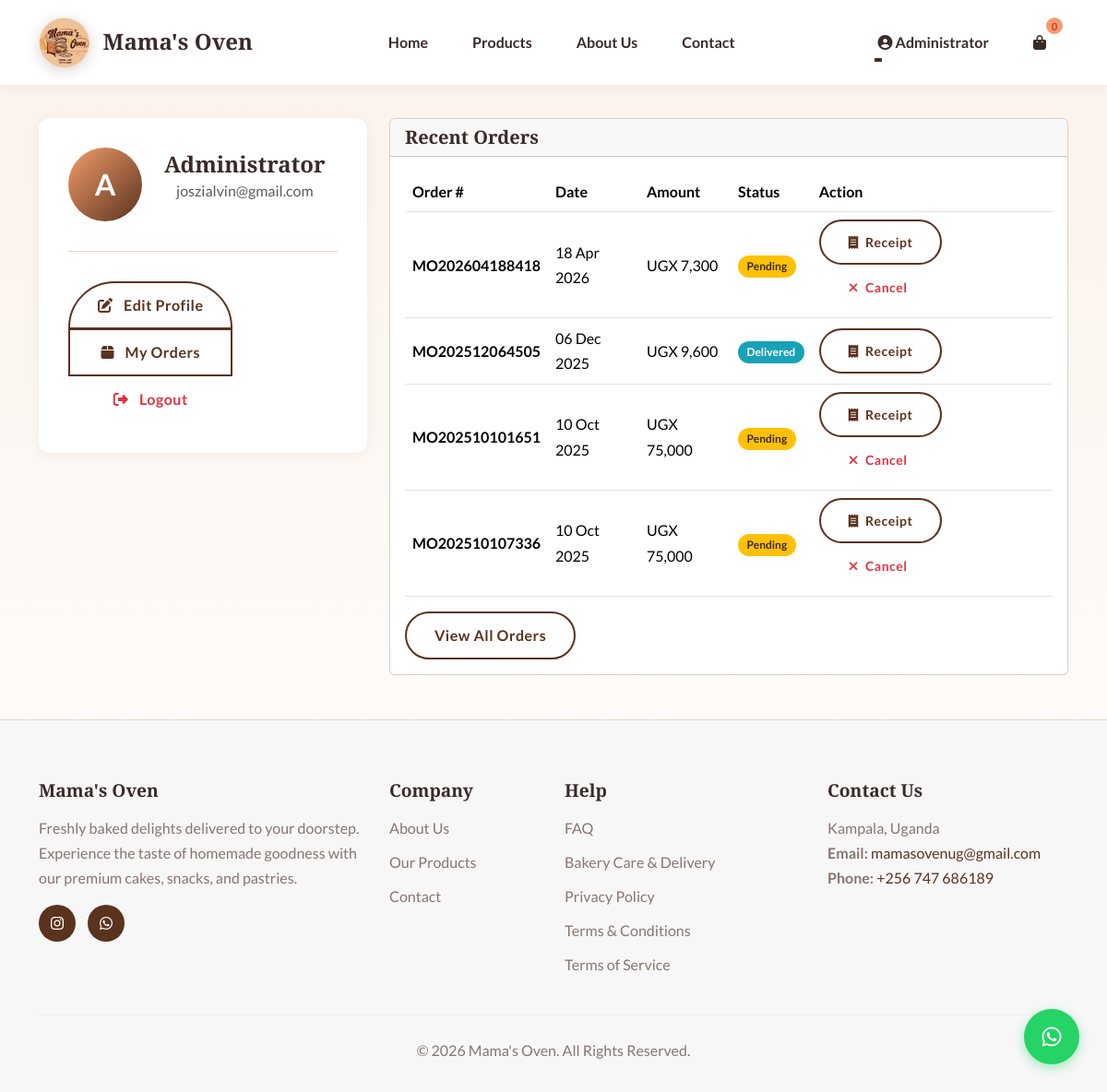
The page /customer_profile.php (signed in) on the database as committed earlier.
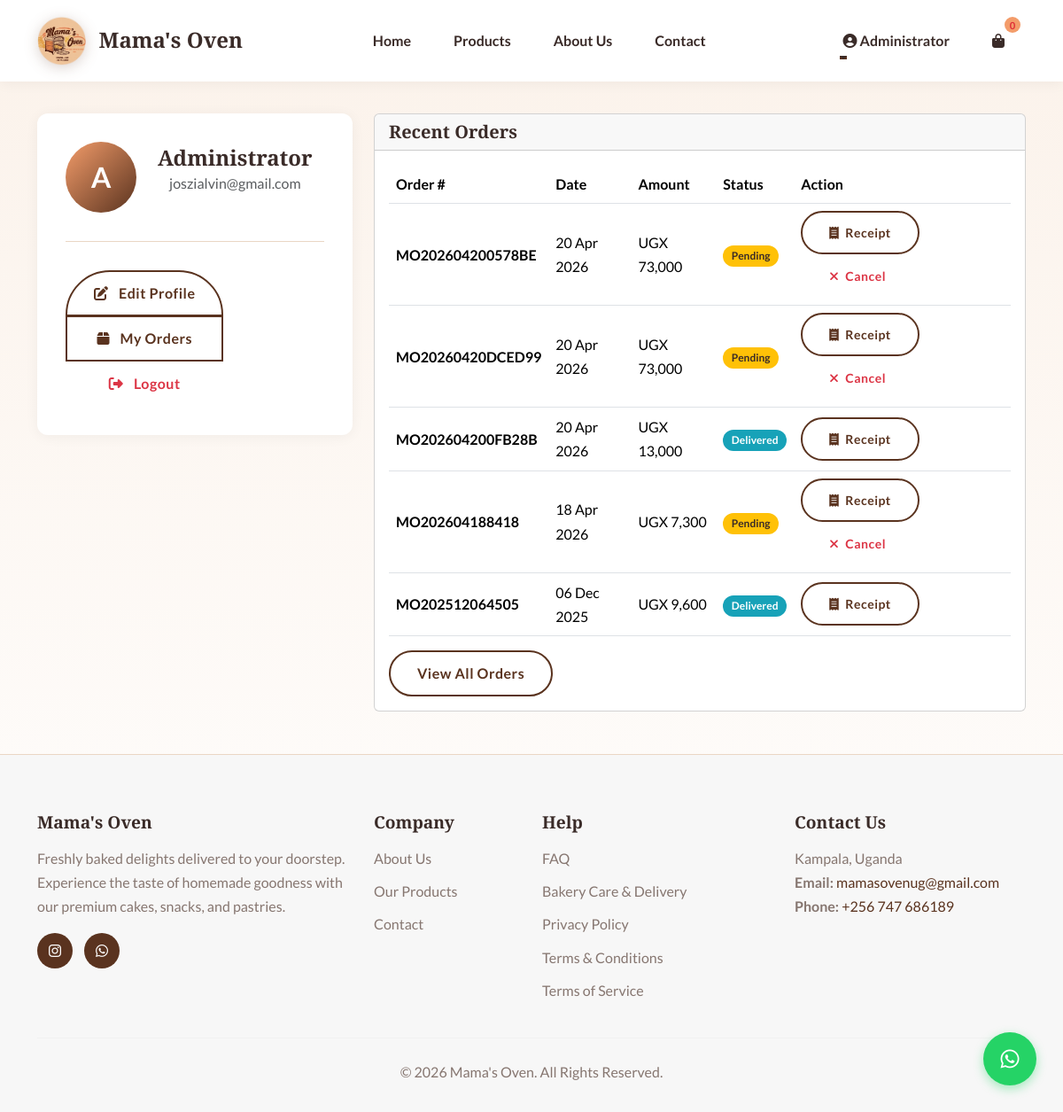
The same page on the database as committed later.
### tables this page shows
CREATE TABLE `orders` (
  `id` int(11) NOT NULL AUTO_INCREMENT,
  `user_id` int(11) NOT NULL,
  `order_number` varchar(32) NOT NULL,
  `total_amount` decimal(10,2) NOT NULL,
  `status` varchar(20) NOT NULL DEFAULT 'pending',
  `delivery_address` varchar(255) NOT NULL,
  `delivery_phone` varchar(30) NOT NULL,
  `special_instructions` varchar(255) DEFAULT NULL,
  `cancellation_reason` varchar(255) DEFAULT NULL,
  `cancelled_by` varchar(50) DEFAULT NULL,
  `cancelled_at` timestamp NULL DEFAULT NULL,
  `created_at` timestamp NULL DEFAULT current_timestamp(),
  `updated_at` timestamp NULL DEFAULT current_timestamp() ON UPDATE current_timestamp(),
  `paid_at` timestamp NULL DEFAULT NULL,
  `promo_code_id` int(11) DEFAULT NULL,
  `discount_amount` decimal(10,2) DEFAULT 0.00,
  `review_reminder_sent` tinyint(1) DEFAULT 0,
  PRIMARY KEY (`id`),
  UNIQUE KEY `order_number` (`order_number`),
  KEY `user_id` (`user_id`),
  KEY `idx_orders_status` (`status`),
  KEY `idx_orders_user_status` (`user_id`,`status`),
  KEY `orders_ibfk_promo_code` (`promo_code_id`),
  CONSTRAINT `orders_ibfk_1` FOREIGN KEY (`user_id`) REFERENCES `users` (`id`) ON DELETE CASCADE,
  CONSTRAINT `orders_ibfk_promo_code` FOREIGN KEY (`promo_code_id`) REFERENCES `promo_codes` (`id`) ON DELETE SET NULL
);

### customer_profile.php (the view, shortened to what the changed rows need)
<?php
require_once __DIR__ . '/includes/header.php';
$user_id = $_SESSION['user_id'];
try {
    $orders_stmt = $pdo->prepare("
        SELECT id, order_number, total_amount, status, created_at
        FROM orders
        WHERE user_id = ?
        ORDER BY created_at DESC
        LIMIT 5
    ");
    $orders_stmt->execute([$user_id]);
    $recent_orders = $orders_stmt->fetchAll();
} catch (PDOException $e) {
    $recent_orders = [];
}
?>
<div class="container my-5">
    <div class="row">
        <div class="col-lg-8">
            <div class="card">
                <div class="card-body">
                    <?php if (empty($recent_orders)): ?>
                        <p class="text-muted">No orders yet. <a href="products.php">Start shopping</a></p>
                    <?php else: ?>
                        <div class="table-responsive">
                            <table class="table table-hover align-middle">
                                <thead>
                                    <tr>
                                        <th>Order #</th>
                                        <th>Date</th>
                                        <th>Amount</th>
                                        <th>Status</th>
                                        <th>Action</th>
                                    </tr>
                                </thead>
                                <tbody>
                                    <?php foreach ($recent_orders as $order): ?>
                                        <tr>
                                            <td><strong><?php echo htmlspecialchars($order['order_number']); ?></strong></td>
                                            <td><?php echo date('d M Y', strtotime($order['created_at'])); ?></td>
                                            <td>UGX <?php echo number_format($order['total_amount']); ?></td>
                                            <td>
                                                <span class="badge bg-<?php
                                                    echo $order['status'] === 'completed' ? 'success' :
                                                        ($order['status'] === 'pending' ? 'warning' :
                                                        ($order['status'] === 'cancelled' ? 'danger' : 'info'));
                                                ?>">
                                                    <?php echo ucfirst($order['status']); ?>
                                                </span>
                                            </td>
                                            <td>
                                                <a href="print_receipt.php?id=<?php echo $order['id']; ?>" class="btn btn-sm btn-outline-primary" target="_blank">
                                                    <i class="fas fa-receipt me-1"></i> Receipt
                                                </a>
                                                <?php if (in_array($order['status'], ['pending', 'confirmed'])): ?>
                                                    <button type="button" class="btn btn-sm btn-outline-danger" onclick="cancelOrder(<?php echo $order['id']; ?>)">
                                                        <i class="fas fa-times me-1"></i> Cancel
                                                    </button>
                                                <?php endif; ?>
                                            </td>
                                        </tr>
                                    <?php endforeach; ?>
                                </tbody>
                            </table>
                        </div>
                    <?php endif; ?>
                </div>
            </div>
        </div>
    </div>
</div>
<?php require_once __DIR__ . '/includes/footer.php'; ?>

Rows that differ between the two databases and show on the page:
no longer on this page (row unchanged): orders: order_number "MO202510101651", created_at "10 Oct 2025", total_amount "75,000", status "Pending"
no longer on this page (row unchanged): orders: order_number "MO202510107336", created_at "10 Oct 2025", total_amount "75,000", status "Pending"
added orders: order_number "MO202604200578BE", created_at "20 Apr 2026", total_amount "73,000", status "Pending"
added orders: order_number "MO20260420DCED99", created_at "20 Apr 2026", total_amount "73,000", status "Pending"
added orders: order_number "MO202604200FB28B", created_at "20 Apr 2026", total_amount "13,000", status "Delivered"
